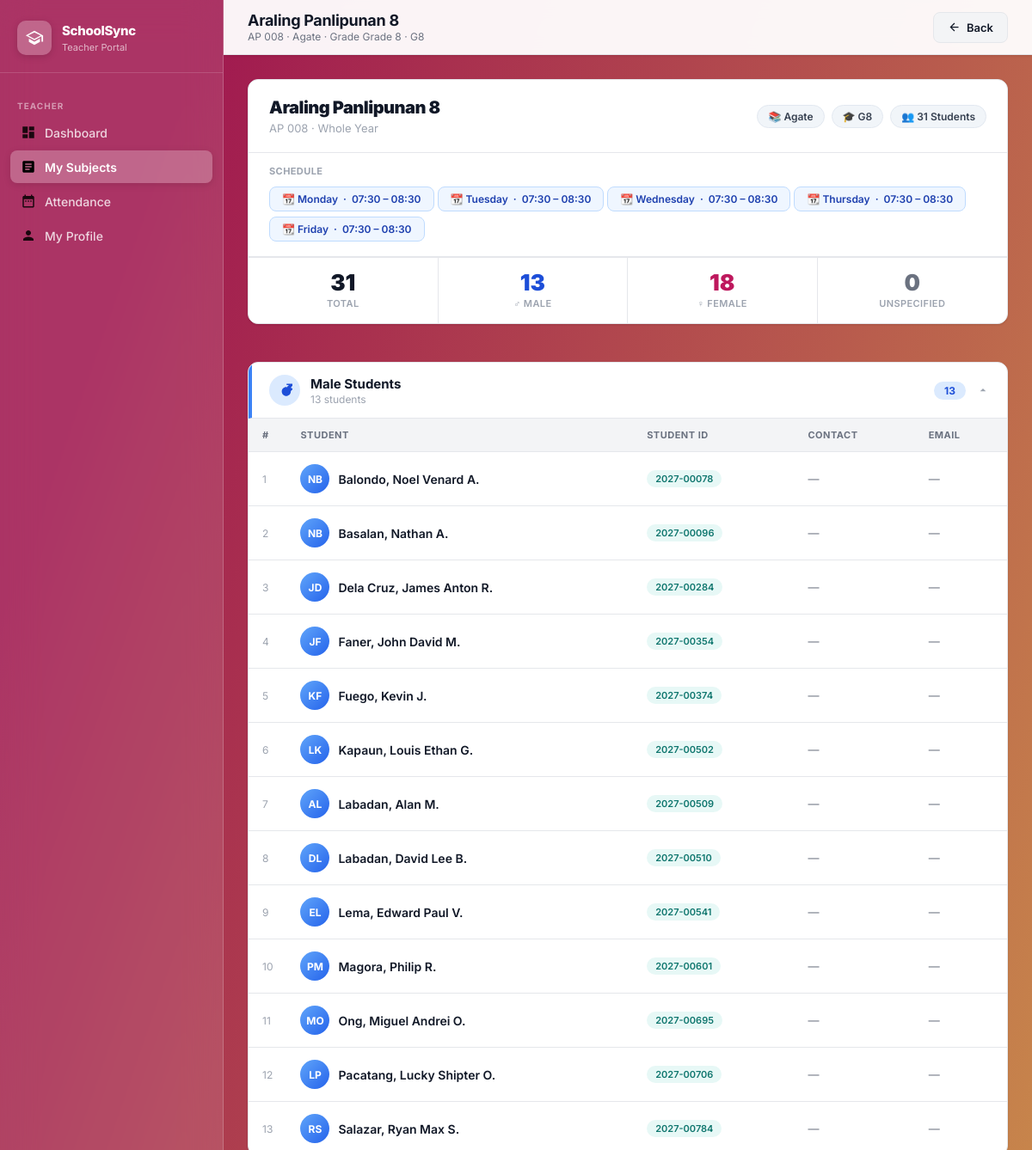
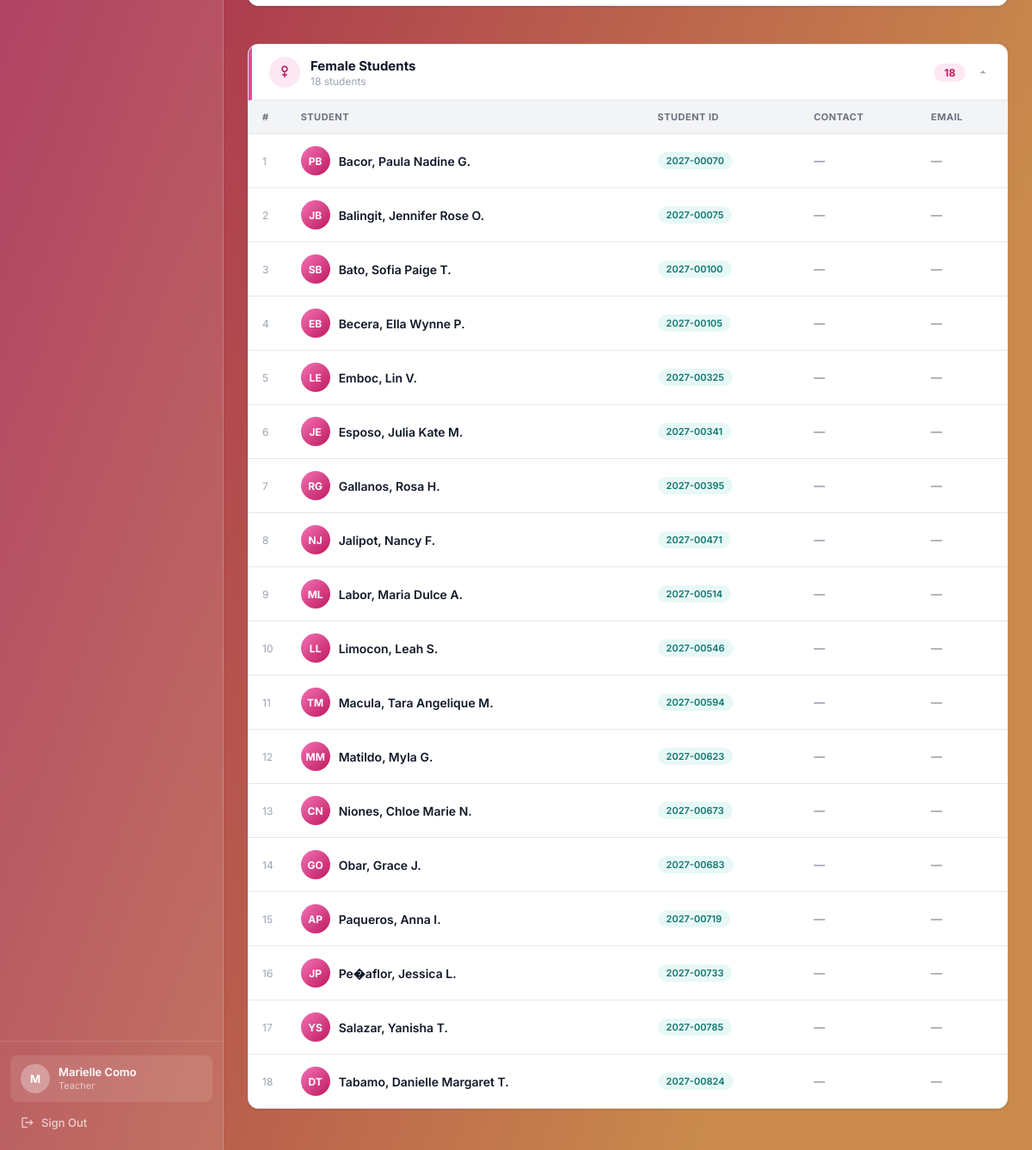
The page /teacher/subjects/90/section/111 (signed in) on the database its author committed (2 pictures, top to bottom).
### tables this page shows
CREATE TABLE subjects (
        id INTEGER PRIMARY KEY AUTOINCREMENT,
        subject_code TEXT NOT NULL, subject_name TEXT NOT NULL,
        grade_level TEXT NOT NULL, strand TEXT, semester TEXT, default_teacher_id INTEGER, shs_type TEXT);

CREATE TABLE sections (
        id INTEGER PRIMARY KEY AUTOINCREMENT,
        grade_level TEXT NOT NULL, section_name TEXT NOT NULL, adviser_id INTEGER, student_limit INTEGER DEFAULT 40, strand_id INTEGER REFERENCES strands(id) ON DELETE SET NULL,
        FOREIGN KEY (adviser_id) REFERENCES teachers(id) ON DELETE SET NULL);

CREATE TABLE strands (
        id INTEGER PRIMARY KEY AUTOINCREMENT,
        strand_code TEXT UNIQUE NOT NULL, strand_name TEXT NOT NULL, description TEXT);

CREATE TABLE schedules (
        id INTEGER PRIMARY KEY AUTOINCREMENT,
        section_id INTEGER NOT NULL, subject_id INTEGER NOT NULL,
        teacher_id INTEGER NOT NULL, strand_id INTEGER,
        day TEXT NOT NULL, time_start TEXT NOT NULL, time_end TEXT NOT NULL, room TEXT, semester TEXT,
        FOREIGN KEY (section_id) REFERENCES sections(id) ON DELETE CASCADE,
        FOREIGN KEY (subject_id) REFERENCES subjects(id) ON DELETE CASCADE,
        FOREIGN KEY (teacher_id) REFERENCES teachers(id) ON DELETE CASCADE,
        FOREIGN KEY (strand_id) REFERENCES strands(id) ON DELETE SET NULL);

### app.py (the view)
@app.route('/teacher/subjects/<int:sub_id>/section/<int:sec_id>')
@teacher_required
def teacher_subject_detail(sub_id, sec_id):
    conn = get_db()
    tid  = session['teacher_id']
    assigned = conn.execute(
        "SELECT id FROM schedules WHERE teacher_id=? AND subject_id=? AND section_id=?",
        (tid, sub_id, sec_id)
    ).fetchone()
    if not assigned:
        conn.close()
        flash('Not authorized.', 'danger')
        return redirect(url_for('teacher_subjects'))
    subject = conn.execute("SELECT * FROM subjects WHERE id=?", (sub_id,)).fetchone()
    section = conn.execute("""
        SELECT sec.*, st.strand_code,
               (SELECT COUNT(*) FROM students s WHERE s.section_id=sec.id) AS student_count
        FROM sections sec LEFT JOIN strands st ON sec.strand_id=st.id
        WHERE sec.id=?
    """, (sec_id,)).fetchone()
    students = conn.execute("""
        SELECT s.id, s.student_id, s.first_name, s.last_name, s.middle_name,
               s.gender, s.email, s.contact_no
        FROM students s WHERE s.section_id=?
        ORDER BY s.last_name, s.first_name
    """, (sec_id,)).fetchall()
    schedule = conn.execute("""
        SELECT sc.day, sc.time_start, sc.time_end, sc.room
        FROM schedules sc
        WHERE sc.teacher_id=? AND sc.subject_id=? AND sc.section_id=?
        ORDER BY CASE sc.day WHEN 'Monday' THEN 1 WHEN 'Tuesday' THEN 2
            WHEN 'Wednesday' THEN 3 WHEN 'Thursday' THEN 4
            WHEN 'Friday' THEN 5 WHEN 'Saturday' THEN 6 ELSE 7 END
    """, (tid, sub_id, sec_id)).fetchall()
    males   = [s for s in students if (s['gender'] or '').upper() == 'MALE']
    females = [s for s in students if (s['gender'] or '').upper() == 'FEMALE']
    others  = [s for s in students if (s['gender'] or '').upper() not in ('MALE','FEMALE')]
    conn.close()
    return render_template('teacher_subject_detail.html',
                           subject=subject, section=section,
                           students=students, schedule=schedule,
                           males=males, females=females, others=others)

### app.py (called while the page is built)
@app.template_filter('clean_mn')
def clean_mn_filter(val):
    return clean_middle_name(val)

def get_db():
    conn = sqlite3.connect(DATABASE)
    conn.row_factory = sqlite3.Row
    conn.execute("PRAGMA foreign_keys = ON")
    return conn

def teacher_required(f):
    @wraps(f)
    def decorated(*args, **kwargs):
        if 'teacher_id' not in session:
            return redirect(url_for('login'))
        return f(*args, **kwargs)
    return decorated

def clean_middle_name(val):
    if not val:
        return None
    v = val.strip()
    if not v or v in BLANK_MIDDLE or all(c in '.-' for c in v):
        return None
    return v

### templates/teacher_subject_detail.html (shortened to what this page needs)
{% extends "portal_layout.html" %}
{% block page_title %}{{ subject.subject_name }}{% endblock %}
{% block page_subtitle %}{{ subject.subject_code }} · {{ section.section_name }} · Grade {{ section.grade_level }}{% if section.strand_code %} · {{ section.strand_code }}{% endif %}{% endblock %}
{% block header_actions %}
  <a href="{{ url_for('teacher_subjects') }}" class="btn btn-secondary">
    <svg viewBox="0 0 24 24" fill="currentColor" style="width:15px;height:15px;"><path d="M20 11H7.83l5.59-5.59L12 4l-8 8 8 8 1.41-1.41L7.83 13H20v-2z"/></svg>
    Back
  </a>
{% endblock %}
{% block content %}
<div class="content-card" style="margin-bottom:20px;">
  <div style="padding:20px 24px;border-bottom:1px solid var(--border);display:flex;align-items:center;gap:16px;flex-wrap:wrap;">
    <div>
      <div style="font-size:20px;font-weight:900;letter-spacing:-.5px;">{{ subject.subject_name }}</div>
      <div style="font-size:13px;color:var(--text-muted);margin-top:4px;">
        {{ subject.subject_code }}{% if subject.semester %} · {{ subject.semester }}{% endif %}
      </div>
    </div>
    <div style="display:flex;gap:8px;flex-wrap:wrap;margin-left:auto;">
      <span class="info-chip">📚 {{ section.section_name }}</span>
      {% if section.strand_code %}<span class="info-chip">🎓 {{ section.strand_code }}</span>{% endif %}
      <span class="info-chip">👥 {{ students|length }} Student{{ 's' if students|length != 1 else '' }}</span>
    </div>
  </div>
  {% if schedule %}
  <div style="padding:14px 24px;border-bottom:1px solid var(--border);">
    <div style="font-size:11px;font-weight:700;text-transform:uppercase;letter-spacing:.4px;color:var(--text-muted);margin-bottom:8px;">Schedule</div>
    <div style="display:flex;flex-wrap:wrap;">
      {% for s in schedule %}
      <span class="sched-pill">📆 {{ s.day }} &nbsp;·&nbsp; {{ s.time_start }} – {{ s.time_end }}{% if s.room %} &nbsp;·&nbsp; 📍 {{ s.room }}{% endif %}</span>
      {% endfor %}
    </div>
  </div>
  {% endif %}
  <div class="overview-stats">
    <div class="overview-stat os-total">
      <div class="overview-stat-num">{{ students|length }}</div>
      <div class="overview-stat-lbl">Total</div>
    </div>
    <div class="overview-stat os-male">
      <div class="overview-stat-num">{{ males|length }}</div>
      <div class="overview-stat-lbl">♂ Male</div>
    </div>
    <div class="overview-stat os-female">
      <div class="overview-stat-num">{{ females|length }}</div>
      <div class="overview-stat-lbl">♀ Female</div>
    </div>
    <div class="overview-stat os-other">
      <div class="overview-stat-num">{{ others|length }}</div>
      <div class="overview-stat-lbl">Unspecified</div>
    </div>
  </div>
</div>
{% if students %}
<div class="gender-card">
  <div class="gender-card-header male-hdr" onclick="toggleGender('male')">
    <div class="gender-icon male-ic">
    </div>
    <div>
      <div class="gender-title">Male Students</div>
      <div class="gender-subtitle">{{ males|length }} student{{ 's' if males|length != 1 else '' }}</div>
    </div>
    <span class="gender-badge male-badge">{{ males|length }}</span>
    <svg class="chevron open" id="chevron-male" viewBox="0 0 24 24"><path d="M7 10l5 5 5-5z"/></svg>
  </div>
  <div class="gender-card-body" id="body-male">
    {% if males %}
    <div class="data-table-wrap">
      <table class="data-table">
        <thead><tr><th style="width:40px;">#</th><th>Student</th><th>Student ID</th><th>Contact</th><th>Email</th></tr></thead>
        <tbody>
          {% for st in males %}
          <tr>
            <td style="color:#9ca3af;font-size:12px;">{{ loop.index }}</td>
            <td>
              <div style="display:flex;align-items:center;gap:10px;">
                <div class="s-av m">{{ st.first_name[0]|upper }}{{ st.last_name[0]|upper }}</div>
                <div style="font-weight:600;">{{ st.last_name }}, {{ st.first_name }}{% if st.middle_name|clean_mn %} {{ st.middle_name|clean_mn|upper|first }}.{% endif %}</div>
              </div>
            </td>
            <td><span class="badge badge-section">{{ st.student_id }}</span></td>
            <td style="color:var(--text-secondary);font-size:13px;">{{ st.contact_no or '—' }}</td>
            <td style="color:var(--text-secondary);font-size:13px;">{{ st.email or '—' }}</td>
          </tr>
          {% endfor %}
        </tbody>
      </table>
    </div>
    {% endif %}
  </div>
</div>
<div class="gender-card">
  <div class="gender-card-header female-hdr" onclick="toggleGender('female')">
    <div class="gender-icon female-ic">
      <svg viewBox="0 0 24 24" fill="currentColor"><path d="M12 2c-2.76 0-5 2.24-5 5s2.24 5 5 5 5-2.24 5-5-2.24-5-5-5zm0 8c-1.65 0-3-1.35-3-3s1.35-3 3-3 3 1.35 3 3-1.35 3-3 3zm1 2h-2v3H8v2h3v3h2v-3h3v-2h-3v-3z"/></svg>
    </div>
    <div>
      <div class="gender-title">Female Students</div>
      <div class="gender-subtitle">{{ females|length }} student{{ 's' if females|length != 1 else '' }}</div>
    </div>
    <span class="gender-badge female-badge">{{ females|length }}</span>
    <svg class="chevron open" id="chevron-female" viewBox="0 0 24 24"><path d="M7 10l5 5 5-5z"/></svg>
  </div>
  <div class="gender-card-body" id="body-female">
    {% if females %}
    <div class="data-table-wrap">
      <table class="data-table">
        <thead><tr><th style="width:40px;">#</th><th>Student</th><th>Student ID</th><th>Contact</th><th>Email</th></tr></thead>
        <tbody>
          {% for st in females %}
          <tr>
            <td style="color:#9ca3af;font-size:12px;">{{ loop.index }}</td>
            <td>
              <div style="display:flex;align-items:center;gap:10px;">
                <div class="s-av f">{{ st.first_name[0]|upper }}{{ st.last_name[0]|upper }}</div>
                <div style="font-weight:600;">{{ st.last_name }}, {{ st.first_name }}{% if st.middle_name|clean_mn %} {{ st.middle_name|clean_mn|upper|first }}.{% endif %}</div>
              </div>
            </td>
            <td><span class="badge badge-section">{{ st.student_id }}</span></td>
            <td style="color:var(--text-secondary);font-size:13px;">{{ st.contact_no or '—' }}</td>
            <td style="color:var(--text-secondary);font-size:13px;">{{ st.email or '—' }}</td>
          </tr>
          {% endfor %}
        </tbody>
      </table>
    </div>
    {% endif %}
  </div>
</div>
{% endif %}
{% endblock %}

### static/css/style.css (style rules this page uses)
:root { --brand-gradient: linear-gradient(109deg, rgba(160,24,80,1) 11.2%, rgba(201,138,75,1) 81.7%); --blue-course: linear-gradient(90deg, rgba(46,129,211,1) 0%, rgba(25,70,171,1) 100%); --teal-course: linear-gradient(90deg, rgba(76,187,149,1) 0%, rgba(38,117,105,1) 100%); --yellow-course: linear-gradient(90deg, rgba(241,218,0,1) 0%, rgba(233,164,0,1) 100%); --pink-course: linear-gradient(90deg, rgba(208,53,141,1) 0%, rgba(131,10,78,1) 100%); --dark-teal-course: linear-gradient(90deg, rgba(107,53,202,1) 0%, rgba(72,23,155,1) 100%); --medium-blue-course: linear-gradient(90deg, rgba(56,61,201,1) 0%, rgba(19,21,128,1) 100%); --mint-green-course: linear-gradient(90deg, rgba(87,209,218,1) 0%, rgba(41,123,146,1) 100%); --green-course: linear-gradient(90deg, rgba(87,219,56,1) 0%, rgba(52,164,50,1) 100%); --orange-course: linear-gradient(90deg, rgba(235,154,48,1) 0%, rgba(218,86,15,1) 100%); --slate-blue-course: linear-gradient(90deg, rgba(50,103,153,1) 0%, rgba(18,57,96,1) 100%); --dark-green-course: linear-gradient(90deg, rgba(49,123,100,1) 0%, rgba(22,71,79,1) 100%); --orange-red-course: linear-gradient(90deg, #f26a21 0%, #c0392b 100%); --sidebar-width: 260px; --header-height: 64px; --radius-sm: 8px; --radius-md: 12px; --radius-lg: 16px; --shadow-sm: 0 1px 3px rgba(0,0,0,.08), 0 1px 2px rgba(0,0,0,.04); --shadow-md: 0 4px 12px rgba(0,0,0,.10), 0 2px 4px rgba(0,0,0,.06); --shadow-lg: 0 10px 30px rgba(0,0,0,.14), 0 4px 8px rgba(0,0,0,.08); --text-primary: #111827; --text-secondary: #6b7280; --text-muted: #9ca3af; --border: #e5e7eb; --bg-page: #f3f4f6; --bg-white: #ffffff; --danger: #ef4444; --success: #22c55e; }
*,*::before,*::after { box-sizing:border-box;margin:0;padding:0 }
html { scroll-behavior:smooth }
body { font-family:'Inter',sans-serif;font-size:14px;color:var(--text-primary);background:var(--brand-gradient);min-height:100vh;-webkit-font-smoothing:antialiased }
a { text-decoration:none;color:inherit }
.header-actions .btn { white-space:nowrap }
.content-card { background:var(--bg-white);border-radius:var(--radius-md);box-shadow:var(--shadow-sm);border:1px solid var(--border);overflow:hidden }
.btn { display:inline-flex;align-items:center;gap:7px;padding:9px 16px;border-radius:var(--radius-sm);font-family:'Inter',sans-serif;font-size:13px;font-weight:600;cursor:pointer;border:none;transition:opacity .2s,transform .15s,box-shadow .2s;white-space:nowrap }
.btn svg { width:15px;height:15px }
.btn-secondary { background:var(--bg-page);color:var(--text-primary);border:1px solid var(--border) }
.data-table-wrap { overflow-x:auto }
.data-table { width:100%;border-collapse:collapse }
.data-table th { padding:12px 16px;text-align:left;font-size:11px;font-weight:700;color:var(--text-secondary);text-transform:uppercase;letter-spacing:.5px;background:var(--bg-page);border-bottom:1px solid var(--border);white-space:nowrap }
.data-table td { padding:14px 16px;font-size:14px;border-bottom:1px solid var(--border);color:var(--text-primary);vertical-align:middle }
.data-table tr:last-child td { border-bottom:none }
.badge { display:inline-flex;align-items:center;padding:3px 10px;border-radius:20px;font-size:11px;font-weight:600 }
.badge-section { background:rgba(20,184,166,.1);color:#0f766e }

### rows shown on the page
subjects: subject_name "Araling Panlipunan 8", subject_code "AP 008", semester "Whole Year"
sections: section_name "Agate", grade_level "Grade 8"
strands: strand_code "G8"
schedules: day "Monday", time_start "07:30", time_end "08:30"
schedules: day "Tuesday", time_start "07:30", time_end "08:30"
schedules: day "Wednesday", time_start "07:30", time_end "08:30"
schedules: day "Thursday", time_start "07:30", time_end "08:30"
schedules: day "Friday", time_start "07:30", time_end "08:30"

### other values the page prints
{{ session.teacher_name[0]|upper }} "M"
{{ session.get('teacher_name') or session.get('student_name') or 'User' }} "Marielle Como"
{{ students|length }} "31"
{{ 's' if students|length != 1 else '' }} "s"
{{ males|length }} "13"
{{ females|length }} "18"
{{ others|length }} "0"
{{ 's' if males|length != 1 else '' }} "s"
{{ st.first_name[0]|upper }} "N" "N" "J" "J" "K" "L" "A" "D" "E" "P" "M" "L" "R"
{{ st.last_name[0]|upper }} "B" "B" "D" "F" "F" "K" "L" "L" "L" "M" "O" "P" "S"
{{ st.last_name }} "Balondo" "Basalan" "Dela Cruz" "Faner" "Fuego" "Kapaun" "Labadan" "Labadan" "Lema" "Magora" "Ong" "Pacatang" "Salazar"
{{ st.first_name }} "Noel Venard" "Nathan" "James Anton" "John David" "Kevin" "Louis Ethan" "Alan" "David Lee" "Edward Paul" "Philip" "Miguel Andrei" "Lucky Shipter" "Ryan Max"
{{ st.middle_name|clean_mn|upper|first }} "A" "A" "R" "M" "J" "G" "M" "B" "V" "R" "O" "O" "S"
{{ st.student_id }} "2027-00078" "2027-00096" "2027-00284" "2027-00354" "2027-00374" "2027-00502" "2027-00509" "2027-00510" "2027-00541" "2027-00601" "2027-00695" "2027-00706" "2027-00784"
{{ st.contact_no or '—' }} "—" "—" "—" "—" "—" "—" "—" "—" "—" "—" "—" "—" "—"
